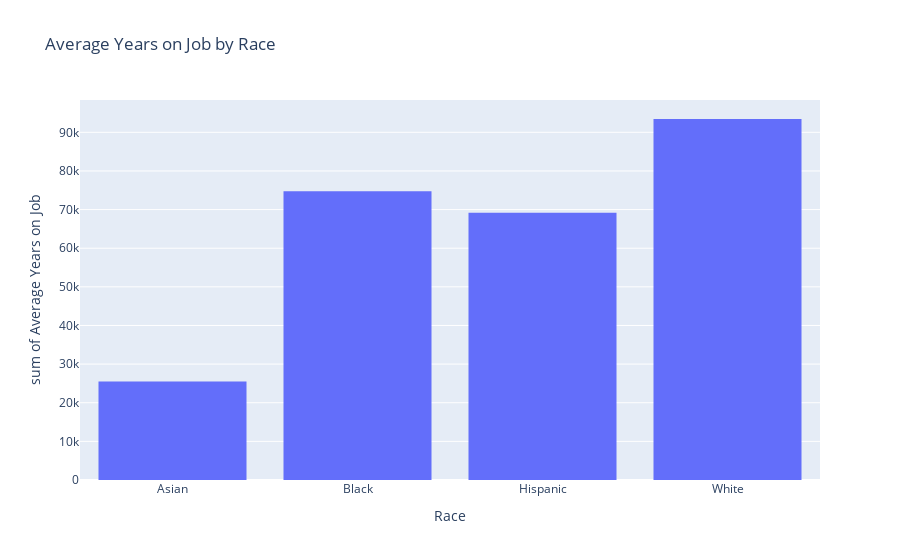

The cell this chart's notebook holds for it:
### Code cell
import plotly.express as px #data visualization No.1

fig = px.histogram(newgrouped, x="Race", y="avg_YearsOnJob", title="Average Years on Job by Race",
              labels={"avg_YearsOnJob": "Average Years on Job", "Race": "Race"})
fig.show()

### Figure 1 — Plotly figure (JSON) as saved in the notebook; plotly's stock layout.template omitted (floating-point values rounded to 4 significant figures)
{"data": [{"alignmentgroup": "True", "bingroup": "x", "histfunc": "sum", "hovertemplate": "Race=%{x}<br>sum of Average Years on Job=%{y}<extra></extra>", "legendgroup": "", "marker": {"color": "#636efa", "pattern": {"shape": ""}}, "name": "", "offsetgroup": "", "orientation": "v", "showlegend": false, "type": "histogram", "x": ["Asian", "Black", "Hispanic", "White"], "xaxis": "x", "y": [25490, 74725, 69149, 93450.0], "yaxis": "y"}], "layout": {"barmode": "relative", "legend": {"tracegroupgap": 0}, "title": {"text": "Average Years on Job by Race"}, "xaxis": {"anchor": "y", "domain": [0, 1], "title": {"text": "Race"}}, "yaxis": {"anchor": "x", "domain": [0, 1], "title": {"text": "sum of Average Years on Job"}}}}
